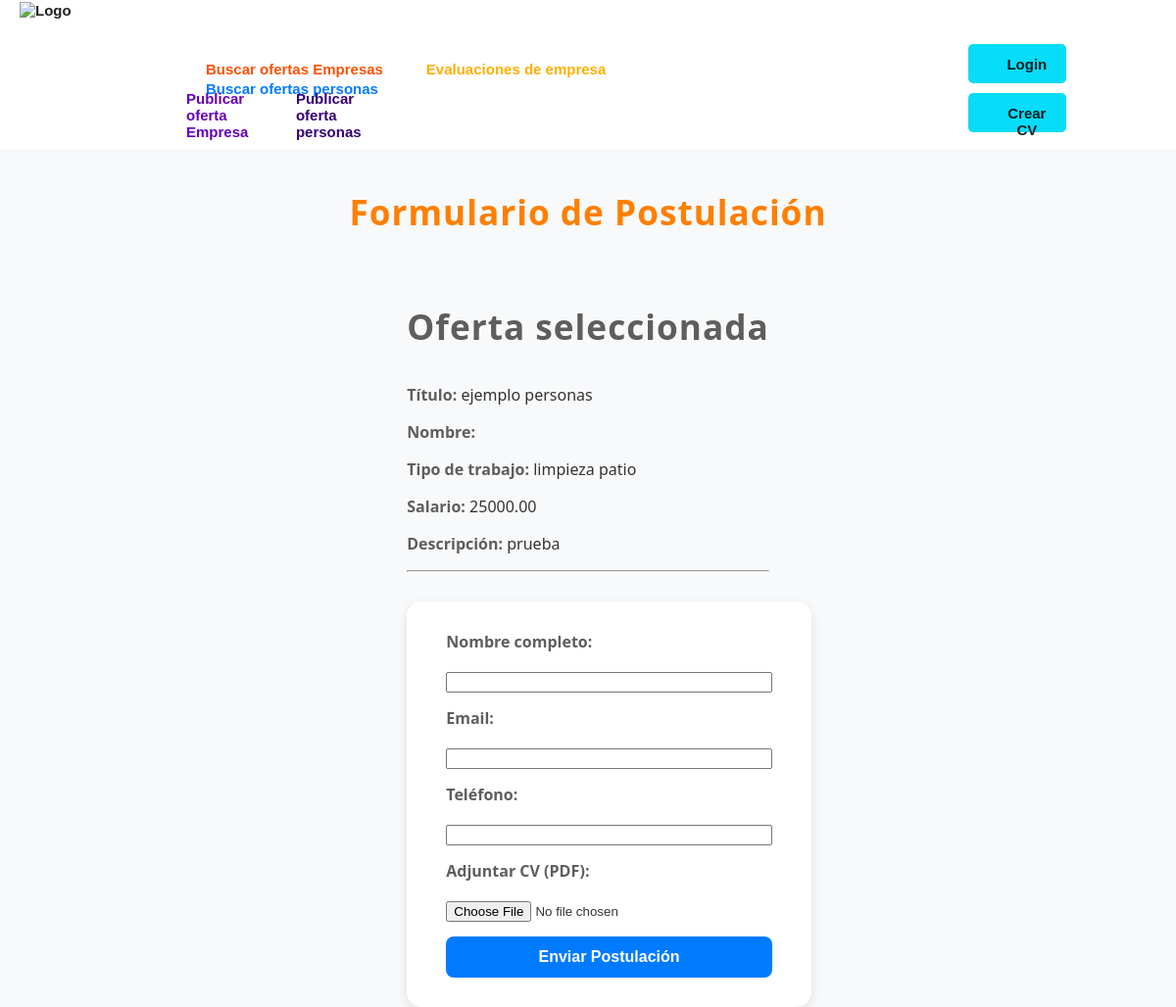
Screenshot of /ProyectoV2.5/Paginasphp/FormularioPostulacionPer.php?id_contrato=2 with the database file from the repository.
### tables this page shows
CREATE TABLE `contratar_personal` (
  `id_contrato` int NOT NULL,
  `id_empresa` int DEFAULT NULL,
  `titulo` varchar(100) DEFAULT NULL,
  `salario` decimal(10,2) DEFAULT NULL,
  `tipo_trabajo` varchar(50) DEFAULT NULL,
  `email_contacto` varchar(100) DEFAULT NULL,
  `tel_contacto` varchar(20) DEFAULT NULL,
  `descripcion` text,
  `estado` enum('Pendiente','Preparado','Entregado') DEFAULT 'Pendiente',
  `nombre` varchar(100) DEFAULT NULL
);

### ProyectoV2.5/Paginasphp/FormularioPostulacionPer.php (the view, shortened to what this page needs)
<?php
include "../conexion/conexion.php";
$id_contrato = $_GET['id_contrato'];
$sql = "SELECT titulo, nombre, tipo_trabajo, salario, email_contacto, descripcion
        FROM contratar_personal
        WHERE id_contrato = $id_contrato";
$result = $conn->query($sql);
$ofertap = $result->fetch_assoc();
?>
<!DOCTYPE html>
<html lang="es">
<head>
        <?php include "librerias.php" ?>
    <link rel="stylesheet" href="../css/style4.css">
</head>
<body>
<?php include "cabezal.php" ?>
<h2>Formulario de Postulación</h2>
<div class="contenedor-form">
    <h3>Oferta seleccionada</h3>
    <p><strong>Título:</strong> <?= $ofertap['titulo'] ?></p>
    <p><strong>Nombre:</strong> <?= $ofertap['nombre'] ?></p>
    <p><strong>Tipo de trabajo:</strong> <?= $ofertap['tipo_trabajo'] ?></p>
    <p><strong>Salario:</strong> <?= $ofertap['salario'] ?></p>
    <p><strong>Descripción:</strong> <?= $ofertap['descripcion'] ?></p>
    <hr>
    <form action="/proyectov2.5/Paginasphp/aplicacion/presentacion/GuardarPostulacionPer.php" method="POST" enctype="multipart/form-data">
        <label>Nombre completo:</label>
        <input type="text" name="nombre" required>
        <label>Email:</label>
        <input type="email" name="email" required>
        <label>Teléfono:</label>
        <input type="text" name="telefono" required>
        <label>Adjuntar CV (PDF):</label>
        <input type="file" name="cv" accept="application/pdf" required>
        <button type="submit" class="btn-enviar">Enviar Postulación</button>
    </form>
</div>
</body>
</html>

### ProyectoV2.5/css/style.css (style rules this page uses)
body { background-image: url(../fondo/fondo.png); margin: 0px; }

### ProyectoV2.5/css/style4.css (style rules this page uses)
body { font-family: 'Segoe UI', sans-serif; background: #f8f9fa; color: #333; margin: 0; padding: 0; display: flex; flex-direction: column; align-items: center; min-height: 100vh; }
h2 { margin-top: 40px; color: #ff7f00; text-align: center; font-size: 2.2em; letter-spacing: 1px; }
h3 { margin-top: 40px; color: #5e5e5e; text-align: center; font-size: 2.2em; letter-spacing: 1px; }
form { background: white; padding: 30px 40px; margin-top: 30px; border-radius: 15px; box-shadow: 0 4px 12px rgba(0, 0, 0, 0.1); width: 90%; max-width: 500px; display: flex; flex-direction: column; gap: 15px; animation: aparecer 0.6s ease; }
label { font-weight: bold; color: #5e5e5e; margin-bottom: 5px; }
button { background: #007bff; color: white; border: none; padding: 12px; border-radius: 8px; font-size: 1em; font-weight: bold; cursor: pointer; transition: background 0.3s ease, transform 0.1s ease; }
strong { color: #5e5e5e; }

### rows the page displays
contratar_personal: titulo "ejemplo personas", tipo_trabajo "limpieza patio", salario "25000.00", descripcion "prueba"
